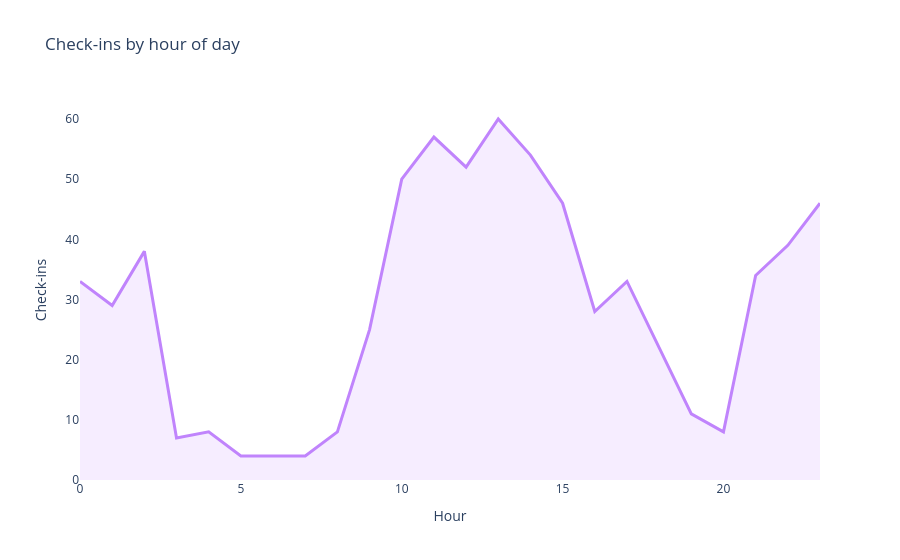

Notebook source saved alongside this figure:
### Markdown cell above
**Hourly check-in volume (Plotly — interactive)**

### Code cell
hourly = df.groupby('hour_of_day').size().reset_index(name='count')
fig = px.area(hourly, x='hour_of_day', y='count',
              title='Check-ins by hour of day',
              labels={'hour_of_day':'Hour','count':'Check-ins'},
              color_discrete_sequence=['#C084FC'])
fig.update_traces(line_width=3, fillcolor='rgba(192,132,252,0.15)')
fig.update_layout(plot_bgcolor='rgba(0,0,0,0)', paper_bgcolor='rgba(0,0,0,0)')
fig.show()

### Figure 1 — Plotly figure (JSON) as saved in the notebook; plotly's stock layout.template omitted (floating-point values rounded to 4 significant figures)
{"data": [{"fillcolor": "rgba(192,132,252,0.15)", "fillpattern": {"shape": ""}, "hovertemplate": "Hour=%{x}<br>Check-ins=%{y}<extra></extra>", "legendgroup": "", "line": {"color": "#C084FC", "width": 3}, "marker": {"symbol": "circle"}, "mode": "lines", "name": "", "orientation": "v", "showlegend": false, "stackgroup": "1", "type": "scatter", "x": [0, 1, 2, 3, 4, 5, 6, 7, 8, 9, 10, 11, 12, 13, 14, 15, 16, 17, 18, 19, 20, 21, 22, 23], "xaxis": "x", "y": [33, 29, 38, 7, 8, 4, 4, 4, 8, 25, 50, 57, 52, 60, 54, 46, 28, 33, 22, 11, 8, 34, 39, 46], "yaxis": "y"}], "layout": {"legend": {"tracegroupgap": 0}, "paper_bgcolor": "rgba(0,0,0,0)", "plot_bgcolor": "rgba(0,0,0,0)", "title": {"text": "Check-ins by hour of day"}, "xaxis": {"anchor": "y", "domain": [0, 1], "title": {"text": "Hour"}}, "yaxis": {"anchor": "x", "domain": [0, 1], "title": {"text": "Check-ins"}}}}
